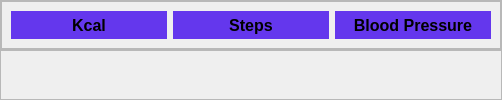
            <widget class="QWidget" name="pageStatSteps">
             <layout class="QVBoxLayout" name="verticalLayout_15">
              <property name="spacing">
               <number>0</number>
              </property>
              <property name="leftMargin">
               <number>0</number>
              </property>
              <property name="topMargin">
               <number>0</number>
              </property>
              <property name="rightMargin">
               <number>0</number>
              </property>
              <property name="bottomMargin">
               <number>0</number>
              </property>
              <item>
               <widget class="QFrame" name="frmTopContentStat2">
                <property name="maximumSize">
                 <size>
                  <width>16777215</width>
                  <height>50</height>
                 </size>
                </property>
                <property name="frameShape">
                 <enum>QFrame::StyledPanel</enum>
                </property>
                <property name="frameShadow">
                 <enum>QFrame::Raised</enum>
                </property>
                <layout class="QHBoxLayout" name="horizontalLayout_20">
                 <property name="spacing">
                  <number>0</number>
                 </property>
                 <property name="leftMargin">
                  <number>0</number>
                 </property>
                 <property name="topMargin">
                  <number>0</number>
                 </property>
                 <property name="rightMargin">
                  <number>0</number>
                 </property>
                 <property name="bottomMargin">
                  <number>0</number>
                 </property>
                 <item>
                  <widget class="QFrame" name="frmTopLeftStat2">
                   <property name="frameShape">
                    <enum>QFrame::StyledPanel</enum>
                   </property>
                   <property name="frameShadow">
                    <enum>QFrame::Raised</enum>
                   </property>
                  </widget>
                 </item>
                 <item>
                  <widget class="QFrame" name="frmbtnStat2">
                   <property name="minimumSize">
                    <size>
                     <width>500</width>
                     <height>0</height>
                    </size>
                   </property>
                   <property name="frameShape">
                    <enum>QFrame::StyledPanel</enum>
                   </property>
                   <property name="frameShadow">
                    <enum>QFrame::Raised</enum>
                   </property>
                   <layout class="QHBoxLayout" name="horizontalLayout_21">
                    <item>
                     <widget class="QPushButton" name="btnKcal2">
                      <property name="sizePolicy">
                       <sizepolicy hsizetype="Minimum" vsizetype="Expanding">
                        <horstretch>0</horstretch>
                        <verstretch>0</verstretch>
                       </sizepolicy>
                      </property>
                      <property name="font">
                       <font>
                        <pointsize>12</pointsize>
                        <bold>true</bold>
                       </font>
                      </property>
                      <property name="styleSheet">
                       <string notr="true">QPushButton{
background-color: rgb(100, 55, 237);
border-radius: 15px;
}

QPushButton:hover{
	background-color: rgb(65, 43, 173);
}

QPushButton:pressed {
		background-color: rgb(155, 127, 240);
}

</string>
                      </property>
                      <property name="text">
                       <string>Kcal</string>
                      </property>
                     </widget>
                    </item>
                    <item>
                     <widget class="QPushButton" name="btnSteps2">
                      <property name="sizePolicy">
                       <sizepolicy hsizetype="Minimum" vsizetype="Expanding">
                        <horstretch>0</horstretch>
                        <verstretch>0</verstretch>
                       </sizepolicy>
                      </property>
                      <property name="font">
                       <font>
                        <pointsize>12</pointsize>
                        <bold>true</bold>
                       </font>
                      </property>
                      <property name="styleSheet">
                       <string notr="true">QPushButton{
background-color: rgb(100, 55, 237);
border-radius: 15px;
}

QPushButton:hover{
	background-color: rgb(65, 43, 173);
}

QPushButton:pressed {
		background-color: rgb(155, 127, 240);
}</string>
                      </property>
                      <property name="text">
                       <string>Steps</string>
                      </property>
                     </widget>
                    </item>
                    <item>
                     <widget class="QPushButton" name="btnBP2">
                      <property name="sizePolicy">
                       <sizepolicy hsizetype="Minimum" vsizetype="Expanding">
                        <horstretch>0</horstretch>
                        <verstretch>0</verstretch>
                       </sizepolicy>
                      </property>
                      <property name="font">
                       <font>
                        <pointsize>12</pointsize>
                        <bold>true</bold>
                       </font>
                      </property>
                      <property name="styleSheet">
                       <string notr="true">QPushButton{
background-color: rgb(100, 55, 237);
border-radius: 15px;
}

QPushButton:hover{
	background-color: rgb(65, 43, 173);
}

QPushButton:pressed {
		background-color: rgb(155, 127, 240);
}</string>
                      </property>
                      <property name="text">
                       <string>Blood Pressure</string>
                      </property>
                     </widget>
                    </item>
                   </layout>
                  </widget>
                 </item>
                 <item>
                  <widget class="QFrame" name="frmTopRightStat2">
                   <property name="frameShape">
                    <enum>QFrame::StyledPanel</enum>
                   </property>
                   <property name="frameShadow">
                    <enum>QFrame::Raised</enum>
                   </property>
                  </widget>
                 </item>
                </layout>
               </widget>
              </item>
              <item>
               <widget class="QFrame" name="frmContentStat2">
                <property name="frameShape">
                 <enum>QFrame::StyledPanel</enum>
                </property>
                <property name="frameShadow">
                 <enum>QFrame::Raised</enum>
                </property>
               </widget>
              </item>
             </layout>
            </widget>
